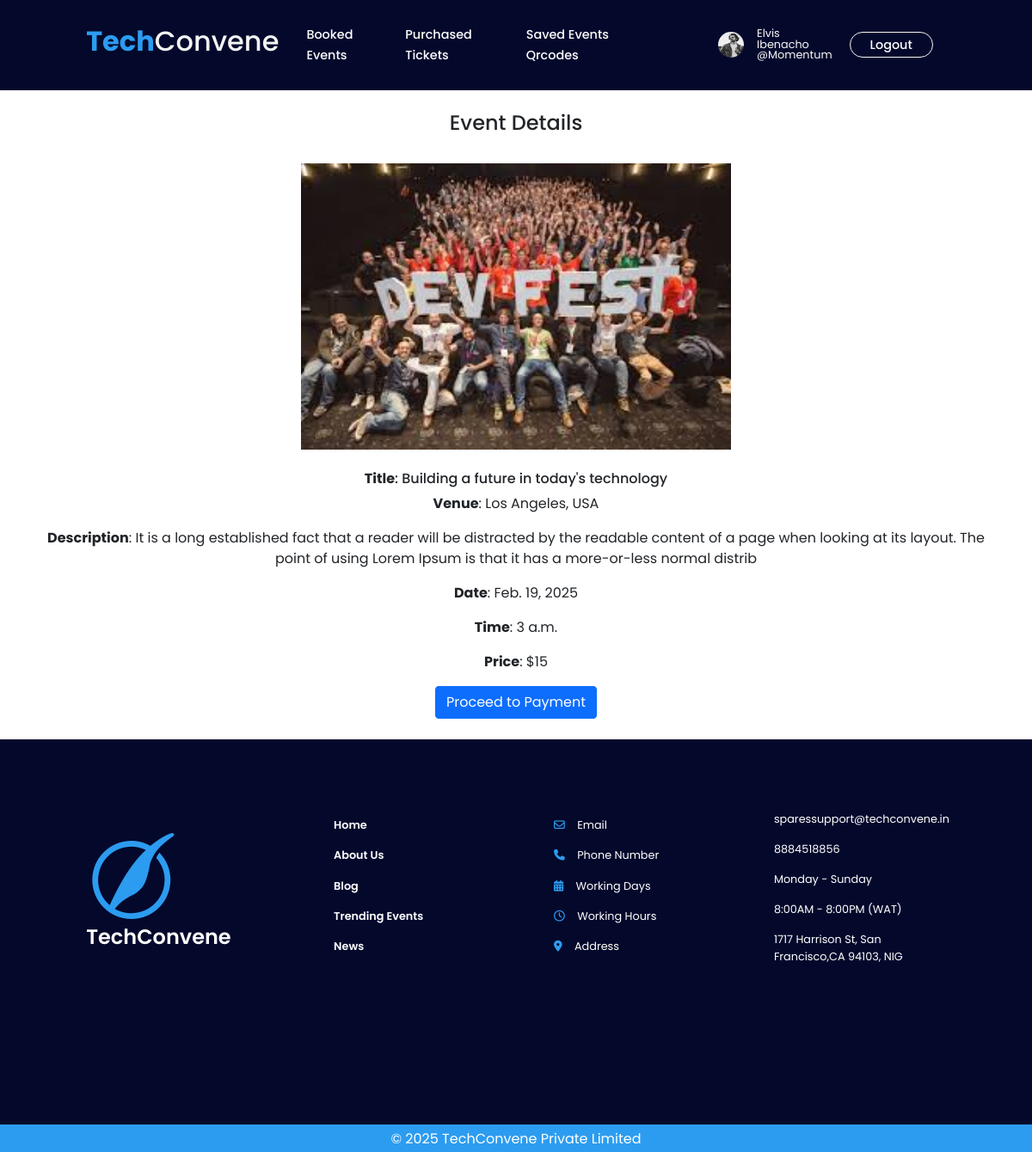
The page /event/1 (signed in) on the database its author committed.
### accounts/models.py (models this page shows, shortened)
class CustomUser(AbstractUser):
    ROLES = (
        ('USER', 'User'),
        ('ADMIN', 'Admin'))
    role = models.CharField(max_length=20, choices=ROLES, default='USER')
    email = models.CharField(max_length=150, unique=True, null=False, blank=False)
    username = models.CharField(max_length=100, unique=False, null=True, blank=True)
    first_name = models.CharField(max_length=150, blank=False, null=False)
    last_name = models.CharField(max_length=150, blank=False, null=False)
    USERNAME_FIELD = 'email'
    REQUIRED_FIELDS = []
    objects = UserManager()

class UserProfile(models.Model):
    profile_picture = models.ImageField(upload_to='media/', blank=True, null=True)
    date_of_birth = models.DateField(blank=True, null=True)
    age = models.IntegerField(blank=True, null=True)
    user = models.OneToOneField(CustomUser, on_delete=models.CASCADE, related_name='profile')

### events/models.py (models this page shows, shortened)
class Event(models.Model):
    name = models.CharField(max_length=100)
    description = models.CharField(max_length=200)
    featured_photo = models.ImageField(upload_to='uploads/', blank=True, null=True)
    venue = models.CharField(max_length=100)
    date = models.DateField()
    time = models.TimeField()
    price = models.PositiveIntegerField()
    created_at = models.DateTimeField(auto_now=True)
    updated_at = models.DateTimeField(auto_now_add=True)
    user = models.ForeignKey(CustomUser, on_delete=models.SET_NULL, null=True, related_name='event')

### events/views.py (the view)
# urls.py: path('event/<int:pk>', views.event_detail_view, name="event_detail"),
@login_required
def event_detail_view(request, pk):
    event = Event.objects.get(pk=pk)
    return render(request, 'events/event_detail.html', {"event":event})

### events/templates/events/event_detail.html (shortened to what this page needs)
{% extends 'accounts/base.html'%}
{% load static %}
{% load crispy_forms_tags %}
{% block header %}
<header>
    <div class="container-fluid">
        <div class="header-cta">
            <div class="top-header-cta">
                <div>
                    <a href="{% url 'home' %}"><h1><b>Tech</b>Convene</h1></a>
                </div>
                <div>
                    <ul>
                        <li><a href="#">Booked Events</a></li>
                        <li><a href="#">Purchased Tickets</a></li>
                        <li class="qr-codes"><a href="#">Saved Events Qrcodes</a></li>
                        {% if user.is_authenticated %}
                        <li>
                            {% if user.profile.profile_picture%}
                            <img src="{{ user.profile.profile_picture.url}}" class="rounded-circle" width="30" height="30" alt="profile"/>
                            {%else%}
                            <img src="#" class="rounded-circle" width="30" height="30"/>
                            {% endif %}
                        </li>
                        <a href="{% url 'profile'%}" class="text-decoration-none text-light"><p class="profile_text">{{user.first_name}} {{user.last_name}}<br>@{{user.username}}</br></p></a>
                        <li class="mr-3"><a href="{% url 'logout'%}" >Logout</a></li>
                        {% endif %}
                    </ul>
                </div>
            </div>
</header>
{% endblock %}
{% block content %}
<h1 class="text-center fs-4 pt-4 pb-4">Event Details</h1>
<div class="container text-center">
        <img src="{{ event.featured_photo.url }}"  width="500" alt="...">
        <div class="event_detail pt-4 pb-4">
        <h6><b>Title</b>: {{event.name}}</h6>
        <p><b>Venue</b>: {{event.venue}}</p>
        <p><b>Description</b>: {{event.description}}</p>
        <p> <b>Date</b>: {{event.date}}</p>
        <p> <b>Time</b>: {{event.time}}</p>
        <p><b>Price</b>: ${{event.price}}</p>
        <a href="" class="btn btn-primary">Proceed to Payment</a>
    </div>
</div>
{% endblock %}

### accounts/templates/accounts/base.html (shortened to what this page needs)
{% load static %}
<!doctype html>
<html lang="en">
  <head>
    <link href="https://cdn.jsdelivr.net/npm/bootstrap@5.0.2/dist/css/bootstrap.min.css" rel="stylesheet">
    <link rel="stylesheet" href="{% static 'accounts/css/style.css' %}">
  </head>
  <body>
    {% block header%}{% endblock%}
    {% block content%}
    {% endblock%}
    {% block footer%}
        <footer class="footer">
            <div class="container-fluid">
                <div class="footer-cta">
                    <div class="row align-items-center justify-content-around">
                        <div class="col-lg-3" id="logo">
                            <i class="fa-brands fa-pied-piper"></i>
                            <h3>TechConvene</h3>
                        </div>
                        <div class="col-lg-3">
                            <nav class="footer-nav">
                                <ul>
                                    <li>Home</li>
                                    <li>About Us</li>
                                    <li>Blog</li>
                                    <li>Trending Events</li>
                                    <li>News</li>
                                </ul>
                            </nav>
                        </div>
                        <div class="col-lg-3">
                            <div class="footer-nav-2">
                               <ul>
                                   <li><i class="fa-regular fa-envelope"></i>Email</li>
                                   <li><i class="fa-solid fa-phone"></i>Phone Number</li>
                                   <li><i class="fa-solid fa-calendar-days"></i>Working Days</li>
                                   <li><i class="fa-regular fa-clock"></i>Working Hours</li>
                                   <li><i class="fa-solid fa-location-dot"></i>Address</li>
                               </ul>
                            </div>
                        </div>
                        <div class="col-lg-3">
                           <div class="footer-nav-3">
                               <ul>
                                   <li>sparessupport@techconvene.in</li>
                                   <li>8884518856</li>
                                   <li>Monday - Sunday</li>
                                   <li>8:00AM - 8:00PM (WAT)</li>
                                   <li>1717 Harrison St, San Francisco,CA 94103, NIG</li>
                               </ul>
                            </div>
                        </div>
                    </div>
                </div>
            </div>
            <div class="footer-bottom">
                <p>© 2025 TechConvene Private Limited</p>
            </div>
        </footer>
    {% endblock%}
  </body>
</html>

### accounts/static/accounts/css/style.css (style rules this page uses)
* { margin: 0; padding: 0; box-sizing: border-box; font-family: Poppins; }
.header-cta { margin: 0 auto; padding: 5px 0; width: 85%; color: white; }
header { max-width: 100%; background: #04092C; padding: 8px 0; }
.top-header-cta { display: flex; justify-content: space-between; align-items: center; }
.top-header-cta div a { text-decoration: none; color: whitesmoke; }
.top-header-cta div a h1 { font-size: 2rem; }
.top-header-cta div h1 b { color: #2C9CF0; }
.top-header-cta div ul { display: flex; list-style: none; align-items: center; align-items: center; margin-top: 15px; }
.top-header-cta div ul li { margin-right: 15px; }
.top-header-cta div ul li a { color: white; text-decoration: none; font-size: 0.9rem; transition: 0.5s; font-weight: 500; }
.top-header-cta div ul li:nth-child(4) img { margin-left: 55px; }
.profile_text { font-size: 0.8rem; margin: auto; line-height: 1; text-decoration: none; cursor: pointer; }
.top-header-cta div ul li:nth-child(6) a { color: white; background: transparent; padding: 4px 23px; border-radius: 15px; font-size: 0.9rem; transition: 0.3s; border : 0.1px solid whitesmoke; margin-left: 20px; }
.footer { background: #04092C; color: white; min-height: 60vh; width: 100%; position: relative; }
.footer-cta { width: 85%; margin: 0 auto; padding-top: 4rem; }
#logo i { font-size: 7rem; color: #2C9CF0; }
#logo h3 { font-size: 1.5rem; font-weight: 600; }
.footer-nav { width: 100%; }
.footer-nav ul { list-style: none; margin-top: 15px; }
.footer-nav ul li { padding-bottom: 1rem; font-size: 0.8rem; font-weight: 600; cursor: pointer; transition: 0.5s; }
.footer-nav-2 { width: 100%; }
.footer-nav-2 ul { list-style: none; margin-top: 15px; }
.footer-nav-2 ul li { padding-bottom: 1rem; font-size: 0.8rem; font-weight: 400; transition: 0.5s; }
.footer-nav-2 ul li i { padding-right: 0.9rem; color: #2C9CF0; }
.footer-nav-3 { width: 100%; }
.footer-nav-3 ul { list-style: none; margin-top: 19px; }
.footer-nav-3 ul li { padding-bottom: 1rem; font-size: 0.8rem; font-weight: 400; }
.footer .footer-bottom { background-color: #2C9CF0; position: absolute; bottom: 0; width: 100%; margin: auto; padding: auto; height: 2rem; }
.footer .footer-bottom p { color: white; text-align: center; padding-top: 0.3rem; }

### rows shown on the page
CustomUser: profile.profile_picture (picture), first_name "Elvis", last_name "Ibenacho", username "Momentum"
Event: featured_photo (picture), name "Building a future in today's technology", venue "Los Angeles, USA", description "It is a long established fact that a reader will be distracted by the readable content of a page when looking at its layout. The point of using Lorem Ipsum is that it has a more-or-less normal distrib", date "Feb. 19, 2025", time "3 a.m.", price "15"
